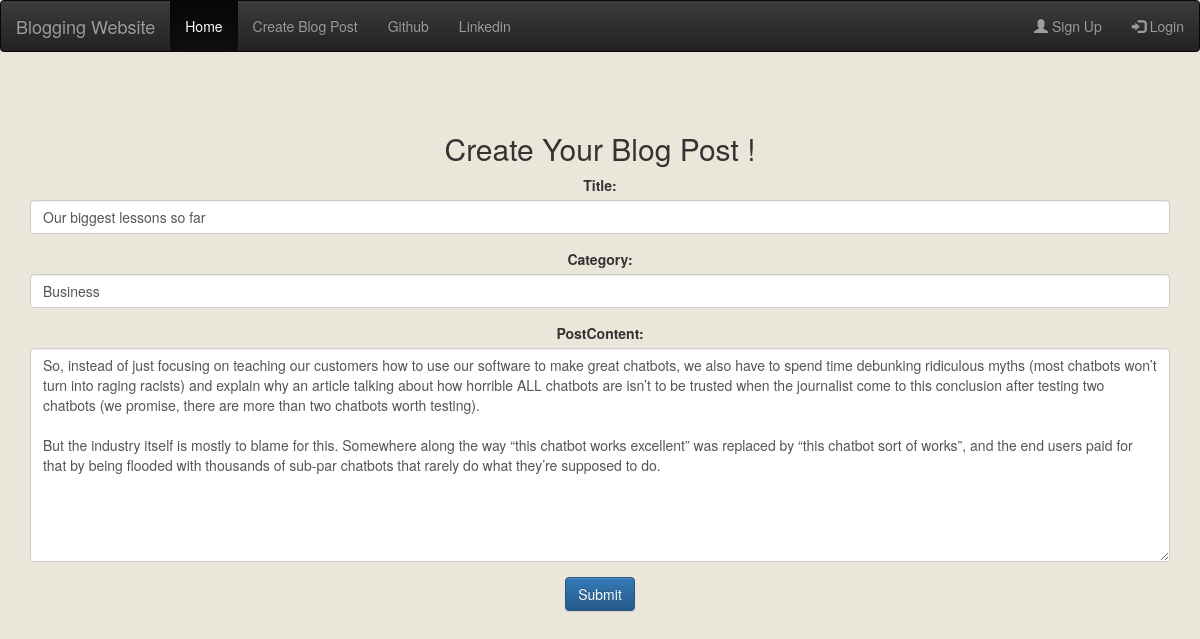
Page /post/edit/2/ on the committed database.
### blog/models.py (models this page shows, shortened)
class Post(models.Model):
    postAuthor = CurrentUserField()
    title = models.CharField(max_length = 150)
    category = models.CharField(max_length = 150)
    postContent = models.TextField()
    postCreatedDate = models.DateTimeField(default = timezone.now)
    postLikes = models.IntegerField(default = 0)

### blog/views.py (the view)
# urls.py: path('post/edit/<int:post_id>/', views.editPost, name = 'editPost'),
def editPost(request, post_id):
    post = get_object_or_404(Post, pk = post_id)
    form = PostForm(instance = post)
    return render (request, 'blog/post_edit.html', {'form': form})

### blog/forms.py
class PostForm(forms.ModelForm):
    class Meta:
        model = Post
        fields = ('title', 'category', 'postContent',)
        widgets = {
            'title': forms.TextInput(),
            'category': forms.TextInput(),
            'postContent': forms.Textarea(),
        }

### blog/templates/blog/post_edit.html (shortened to what this page needs)
{% load widget_tweaks %}
{% include 'blog/base.html' %}
<div class = "container" >
    <div class = "text-center">
      <h2>Create Your Blog Post ! </h2>
      <form action = "update/" method="POST">
        {% for field in form.visible_fields %}
          <div class="form-group">
            {{ field.label_tag }}
            {% render_field field class="form-control" %}
          </div>
        {% endfor %}
        <button type="submit" class="btn btn-primary">Submit</button>
      </form>
    </div>
</div>

### blog/static/css/blog.css (style rules this page uses)
body { background-color: #EAE6DA; }

### rows in the picture
Post: title "Our biggest lessons so far" "Business" "So, instead of just focusing on teaching our customers how to use our software to make great chatbots, we also have to spend time debunking ridiculous myths (most chatbots won’t turn into raging racists) and explain why an article talking about how horrible ALL chatbots are isn’t to be trusted when the journalist come to this conclusion after testing two chatbots (we promise, there are more than two chatbots worth testing). But the industry itself is mostly to blame for this. Somewhere along the way “this chatbot works excellent” was replaced by “this chatbot sort of works”, and the end users paid for that by being flooded with thousands of sub-par chatbots that rarely do what they’re…"

### other values in the picture
{{ field.label_tag }} "Title:" "Category:" "PostContent:"
